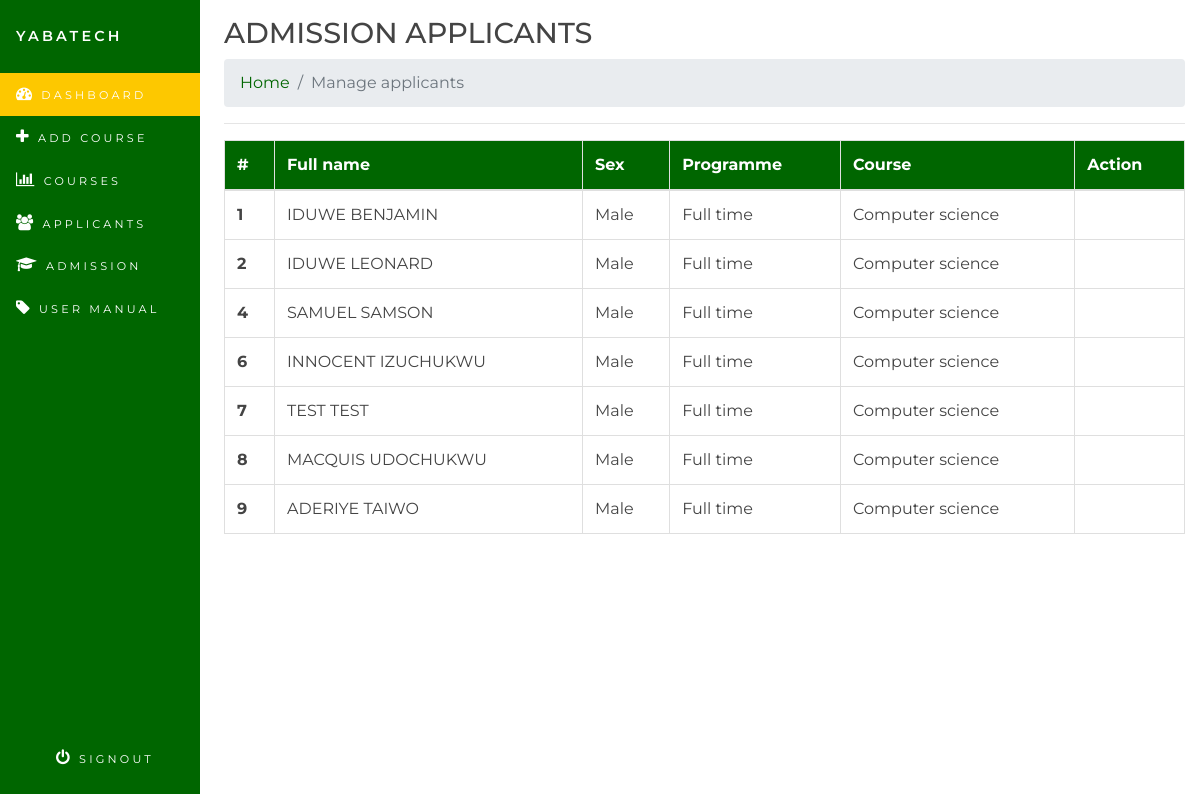
The page /adminportal/student.php (signed in) on the database its author committed.
### tables this page shows
CREATE TABLE IF NOT EXISTS `student_db` (
  `sid` int(11) NOT NULL AUTO_INCREMENT,
  `email` varchar(255) DEFAULT NULL,
  `password` varchar(255) DEFAULT NULL,
  `surname` varchar(255) DEFAULT NULL,
  `othername` varchar(255) DEFAULT NULL,
  `sex` varchar(255) DEFAULT NULL,
  `dob` int(11) DEFAULT NULL,
  `address` varchar(255) DEFAULT NULL,
  `country` varchar(255) DEFAULT NULL,
  `regdate` int(11) DEFAULT NULL,
  `mobile` varchar(255) DEFAULT NULL,
  `img` varchar(255) DEFAULT NULL,
  `reglevel` int(11) NOT NULL DEFAULT '1',
  `programme` varchar(255) DEFAULT NULL,
  `courseid` int(11) DEFAULT NULL,
  `admitted` int(11) DEFAULT '0',
  PRIMARY KEY (`sid`)
);

CREATE TABLE IF NOT EXISTS `course_db` (
  `id` int(11) NOT NULL AUTO_INCREMENT,
  `title` varchar(255) DEFAULT NULL,
  `description` text,
  `cutoff` int(11) DEFAULT NULL,
  `capacity` int(11) DEFAULT NULL,
  `ssce_combo` varchar(255) DEFAULT NULL,
  `jamb_combo` varchar(255) DEFAULT NULL,
  `date` int(11) DEFAULT NULL,
  PRIMARY KEY (`id`)
);

### adminportal/student.php (the view, shortened to what this page needs)
<?php
include("head.php");
?>
<!DOCTYPE html>
<html lang="en">
<head>
<link rel='stylesheet' href='../css/dataTables.bootstrap4.css'>
</head>
<body>
<h3 class="text-uppercase">ADMISSION APPLICANTS</h3>
<nav aria-label="breadcrumb">
  <ol class="breadcrumb">
    <li class="breadcrumb-item"><a href="dashboard">Home</a></li>
    <li class="breadcrumb-item active" aria-current="page">Manage applicants</li>
  </ol>
</nav>
<hr>
    <?php
$sql="SELECT * FROM student_db WHERE reglevel > 1";
$check=mysqli_query($con, $sql);
$count=mysqli_num_rows($check);
if($count > 0)
{
	echo "
 <table id='student' class='table table-bordered'>
  <thead class='hdd'>
    <tr>
      <th scope='col'>#</th>
      <th scope='col'>Full name</th>
      <th scope='col'>Sex</th>
 <th scope='col'>Programme</th>
  <th scope='col'>Course</th>
<th scope='col'>Action</th>
    </tr>
  </thead>
  <tbody>
    <tr>";
while($fetch=mysqli_fetch_assoc($check))
{
$surname=strtoupper($fetch['surname']);
$name=strtoupper($fetch['othername']);
$uid=$fetch['sid'];
$sex=$fetch['sex'];
$programme=$fetch['programme'];
$courseid=$fetch['courseid'];
$checkcourse=mysqli_query($con, "SELECT * FROM course_db WHERE id='$courseid'");
$fetchcourse=mysqli_fetch_array($checkcourse);
$coursename=$fetchcourse['title'];
echo "
      <th scope='row'>$uid</th>
      <td>$surname $name</td>
      <td>$sex</td><td>$programme</td><td>$coursename</td><td></td></tr>";
}
echo "</tr>
  </tbody>
</table>";
}
else
{
    echo "<div class='alert alert-warning'>NO STUDENT HAS REGISTERED YET!</div>";
}
?>
</body>
</html>
<?php
include("foot.php");
?>

### adminportal/head.php (shortened to what this page needs)
<!DOCTYPE html>
<html lang="en">
<head>
    <link href="../css/bootstrap.min.css" rel="stylesheet">
    <link href="../css/font-awesome.css" rel="stylesheet">
    <link href="../css/style.css" rel="stylesheet">
   <link href="../css/theme.min.css" rel="stylesheet">
</head>
<body>
	<div class="container-fluid" id="wrapper">
		<div class="row">
			<nav class="sidebar col-xs-12 col-sm-4 col-lg-3 col-xl-2">
				<h1 class="site-title"><a href="index"> YABATECH</a></h1>
				<ul class="nav nav-pills flex-column sidebar-nav">
					<li class="nav-item"><a class="nav-link active" href="dashboard"><em class="fa fa-dashboard"></em> Dashboard</a></li>
					<li class="nav-item"><a class="nav-link" href="addcourse"><em class="fa fa-plus"></em> Add course</a></li>
					<li class="nav-item"><a class="nav-link" href="course"><em class="fa fa-bar-chart"></em> Courses</a></li>
					<li class="nav-item"><a class="nav-link" href="student"><em class="fa fa-users"></em> Applicants</a></li>
					<li class="nav-item"><a class="nav-link" href="admission"><em class="fa fa-mortar-board"></em> Admission</a></li>
					<li class="nav-item"><a class="nav-link" href="help"><em class="fa fa-tag"></em> User manual </a></li>
				</ul>
				<a href="logout.php" class="logout-button"><em class="fa fa-power-off"></em> Signout</a></nav>
			<main class="col-xs-12 col-sm-8 col-lg-9 col-xl-10 pt-3 pl-4 ml-auto">

### adminportal/foot.php (shortened to what this page needs)
							</div>
						<section class="row">
							<div class="col-12">Designed by <a href="../about">Benart</a></div>
						</section>
					</div>
	</body>
</html>

### css/style.css (style rules this page uses)
body { background-color: #ffffff; font-size: 1rem; color: #444444; }
h1, h2 { padding-bottom: 1.2rem; border-bottom: 1px solid #dfdfdf; }
a, a:visited { color: #006600; }
.nav-pills .nav-item.show .nav-link, .nav-pills .nav-link.active { background-color: #006600; }
h1 { font-size: 2.4rem; font-weight: 600; }
h3 { font-size: 1.8rem; font-weight: 500; }
.nav-pills .nav-link.active, .badge-primary[href]:focus, .badge-primary[href]:hover, a.bg-primary:focus, a.bg-primary:hover { background-color: #fdc800 !important; }
.sidebar { position: fixed; top: 0; bottom: 0; left: 0; padding: 20px; padding-left: 0; padding-right: 0; z-index: 1000; overflow-x: hidden; overflow-y: auto; background: #006600; }
.sidebar a { color: #ffffff; text-transform: uppercase; font-size: .7rem; letter-spacing: .2rem; padding: .75rem 1rem; }
.sidebar em { font-size: 1rem; }
.sidebar h1 { color: #ffffff; border: none; font-size: 0.9rem; padding: 0rem 1rem; text-transform: uppercase; letter-spacing: .2rem; }
.sidebar .site-title { margin-top: .5rem; margin-bottom: 1.75rem; }
.sidebar .site-title a { font-size: .9rem; padding-left: 0; padding-right: 0; cursor: pointer; }
.sidebar .nav { margin-bottom: 20px; }
.sidebar .nav-item { width: 100%; }
.sidebar .nav-item + .nav-item { margin-left: 0; }
.sidebar .nav-link { border-radius: 0; }
.sidebar .logout-button { position: absolute; bottom: 20px; left: 20px; width: 85%; text-align: center; border-radius: .3rem; }
table, td, tr, th, thead { border-color: #dfdfdf !important; }

### rows shown on the page
student_db: sid "1", surname "IDUWE", othername "BENJAMIN", sex "Male", programme "Full time", course_db.title "Computer science"
student_db: sid "2", surname "IDUWE", othername "LEONARD", sex "Male", programme "Full time", course_db.title "Computer science"
student_db: sid "4", surname "SAMUEL", othername "SAMSON", sex "Male", programme "Full time", course_db.title "Computer science"
student_db: sid "6", surname "INNOCENT", othername "IZUCHUKWU", sex "Male", programme "Full time", course_db.title "Computer science"
student_db: sid "7", surname "TEST", othername "TEST", sex "Male", programme "Full time", course_db.title "Computer science"
student_db: sid "8", surname "MACQUIS", othername "UDOCHUKWU", sex "Male", programme "Full time", course_db.title "Computer science"
student_db: sid "9", surname "ADERIYE", othername "TAIWO", sex "Male", programme "Full time", course_db.title "Computer science"
